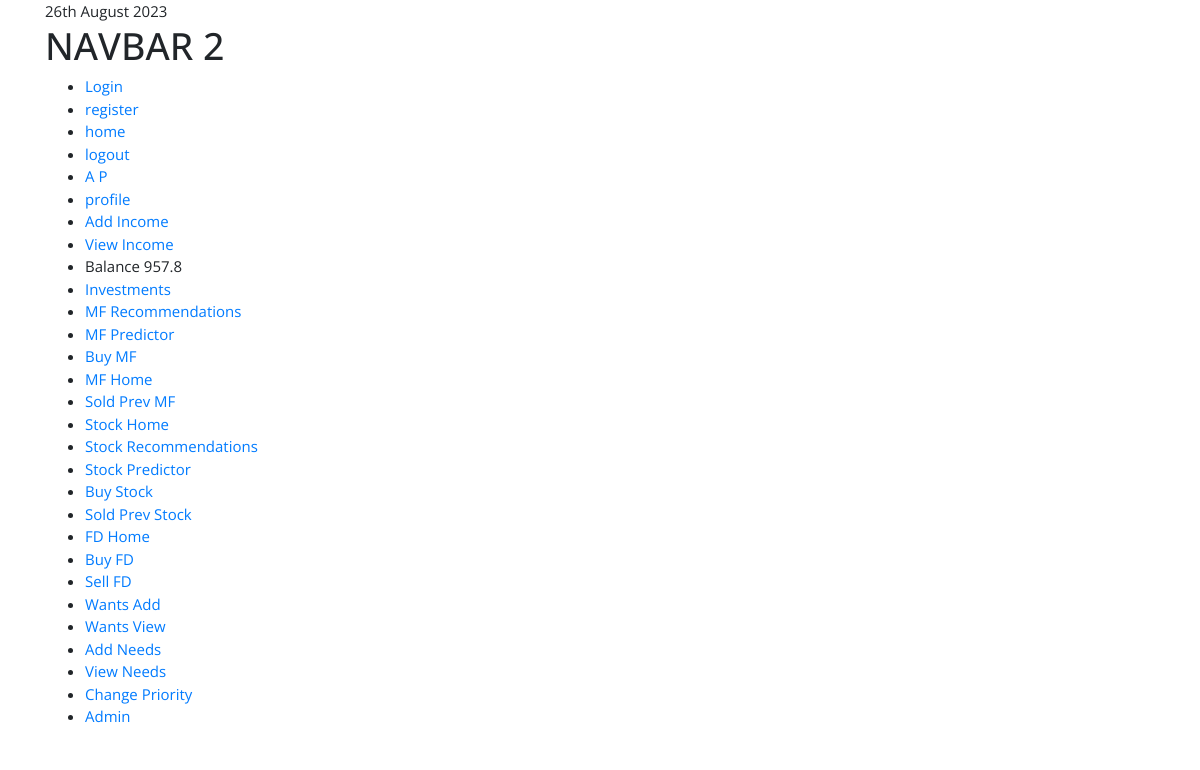
The page /temp/ (signed in) on the database as committed earlier.
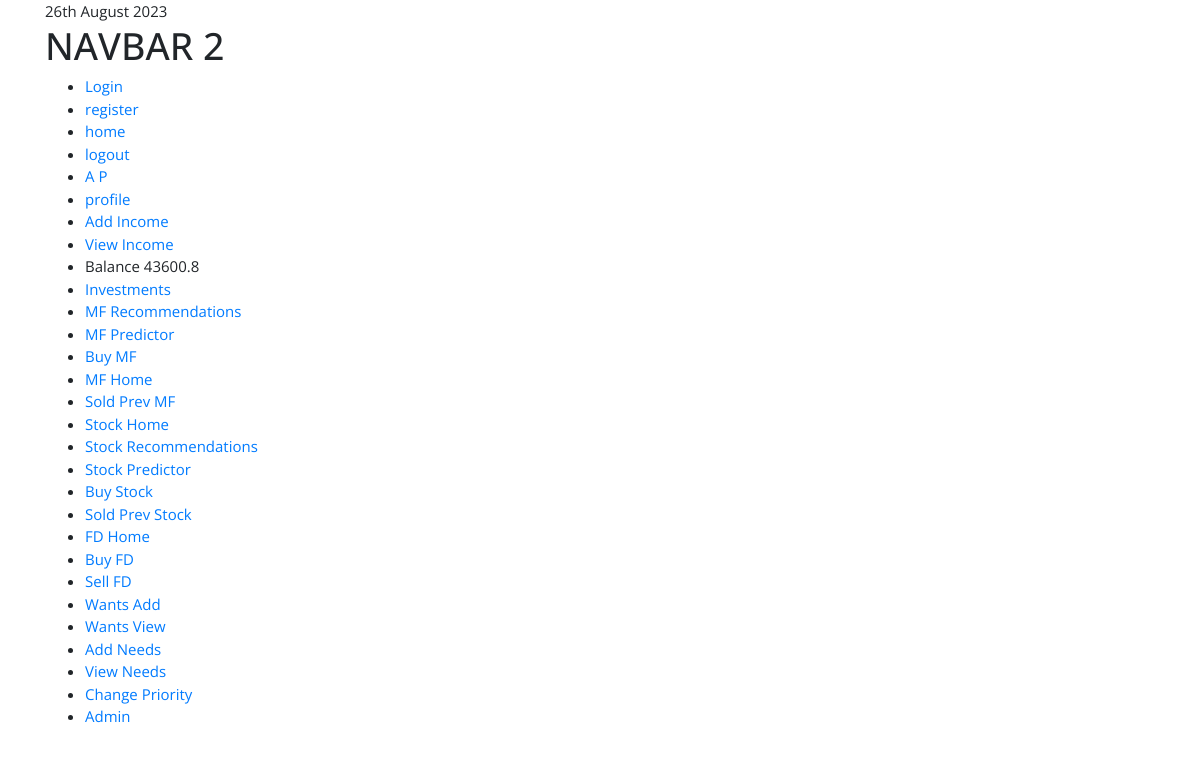
The same page on the database as committed later.
### account/models.py (models this page shows, shortened)
class Account(AbstractUser):
    first_name = models.CharField(max_length=50)
    last_name = models.CharField(max_length=50)
    email=models.EmailField(unique=True)
    phone = models.CharField(max_length=10)
    dob = models.DateField()
    pan = models.CharField(max_length=10)
    date_joined = models.DateTimeField(auto_now_add=True)
    last_login = models.DateTimeField(auto_now=True)
    is_active = models.BooleanField(default=False)
    objects=MyAccountManager()
    REQUIRED_FIELDS = ['first_name', 'last_name', 'email','phone','dob','pan']
    class Meta:
        verbose_name = 'Account'
        verbose_name_plural = 'Accounts'
        ordering = ('-date_joined',)

### balance/models.py (models this page shows)
class Balance(models.Model):
    user=models.OneToOneField(Account,on_delete=models.CASCADE)
    balance=models.DecimalField(default=0, decimal_places=2,max_digits=20)
    last_month=models.DecimalField(default=0, decimal_places=2,max_digits=20)#?last month income
    expense=models.DecimalField(default=0, decimal_places=2,max_digits=20)#?this month expense
    invest=models.DecimalField(default=0, decimal_places=2,max_digits=20)
    invest_p=models.DecimalField(default=0, decimal_places=2,max_digits=20)#?accumulating next year investment
    updated=models.DateTimeField(auto_now=True)#?last updated date (so that value can be updated every month)
    class Meta:
        verbose_name_plural="Balance"

### zense/views.py (the view)
# urls.py: path("temp/", views.temp,name="temp"),
def temp(request):
    if request.user.is_superuser:
        return render(request, "base1.html", {})

### templates/base1.html (shortened to what this page needs)
<!DOCTYPE html>
<html lang="en">
  <head>
    {% load static %}
    <link
      href="{% static 'css/bootstrap.css' %}"
      rel="stylesheet"
      type="text/css"
    />
    <link
      href="//cdn.bootcss.com/bootstrap-datetimepicker/4.17.44/css/bootstrap-datetimepicker.min.css"
      rel="stylesheet"
    />
    <link
      rel="stylesheet"
      href="https://cdn.jsdelivr.net/npm/bootstrap@3.3.7/dist/css/bootstrap.min.css"
    />
    <link
      rel="stylesheet"
      href="https://cdn.jsdelivr.net/npm/bootstrap@3.3.7/dist/css/bootstrap-theme.min.css"
    />
    <link rel="stylesheet" href="{% static 'fonts/icomoon/style.css' %}" />
    <link rel="stylesheet" href="{% static 'css/owl.carousel.min.css' %}" />
    <link rel="stylesheet" href="{% static 'css/bootstrap.min.css' %}" />
    <link rel="stylesheet" href="{% static 'css/style.css' %}" />
    <link
      href="{% static 'fonts/fontawesome/css/all.min.css' %}"
      type="text/css"
      rel="stylesheet"
    />
    <link href="{% static 'css/ui.css' %}" rel="stylesheet" type="text/css" />
    <link
      href="{% static 'css/responsive.css' %}"
      rel="stylesheet"
      media="only screen and (max-width: 1200px)"
    />
  </head>
  <body>
    {%include 'navbar2.html' %} {%block mm%} {%endblock mm%}
  </body>
</html>

### templates/navbar2.html
<div class="container">
    {% now "jS F Y" %}
    <h1>NAVBAR 2</h1>
    <ul>
      <li><a href="{%url 'login' %}">Login</a></li>
      <li><a href="{%url 'register' %}">register</a></li>
      <li><a href="{%url 'home' %}">home</a></li>
      <li><a href="{%url 'logout' %}">logout</a></li>
      <li><a href="#">{{user.first_name}} {{user.last_name}}</a></li>
      {%if user.is_authenticated%}
      <li><a href="{%url 'profile' user.username %}">profile</a></li>
      <li><a href="{% url 'add_income' %}">Add Income</a></li>
      <li><a href="{% url 'view_income' %}">View Income</a></li>
      <li>Balance {{user.balance.balance|floatformat }}</li>
      <li><a href="{% url 'investment_summary' %}">Investments</a></li>
      <li><a href="{% url 'mf_recomm' %}">MF Recommendations</a></li>
      <li><a href="{% url 'mf_predict' %}">MF Predictor</a></li>
      <li><a href="{% url 'mf_transact' %}">Buy MF</a></li>
      <li><a href="{% url 'mf_home' %}">MF Home</a></li>
      <li><a href="{% url 'sold_prev' %}">Sold Prev MF</a></li>
      <li><a href="{% url 'stock_home' %}">Stock Home</a></li>
      <li><a href="{% url 'stock_recomm' %}">Stock Recommendations</a></li>
      <li><a href="{% url 'stock_predict' %}">Stock Predictor</a></li>
      <li><a href="{% url 'stock_transact' %}">Buy Stock</a></li>
      <li><a href="{% url 'stock_prev_sold' %}">Sold Prev Stock</a></li>
      <li><a href="{% url 'fd_home' %}">FD Home</a></li>
      <li><a href="{% url 'fd_buy' %}">Buy FD</a></li>
      <li><a href="{% url 'fd_sell' %}">Sell FD</a></li>
      <li><a href="{% url 'add_wants' %}">Wants Add</a></li>
      <li><a href="{% url 'view_wants' %}">Wants View</a></li>
      <li><a href="{% url 'add_needs' %}">Add Needs</a></li>
      <li><a href="{% url 'needs_view' %}">View Needs</a></li>
      <li><a href="{% url 'change_priority' %}">Change Priority</a></li>
      {%endif%}
      <li><a href="/admin/">Admin</a></li>
    </ul>
  </div>

Rows that differ between the two databases and show on the page:
changed through a linked row, Account: balance.balance "957.8" → "43600.8"
